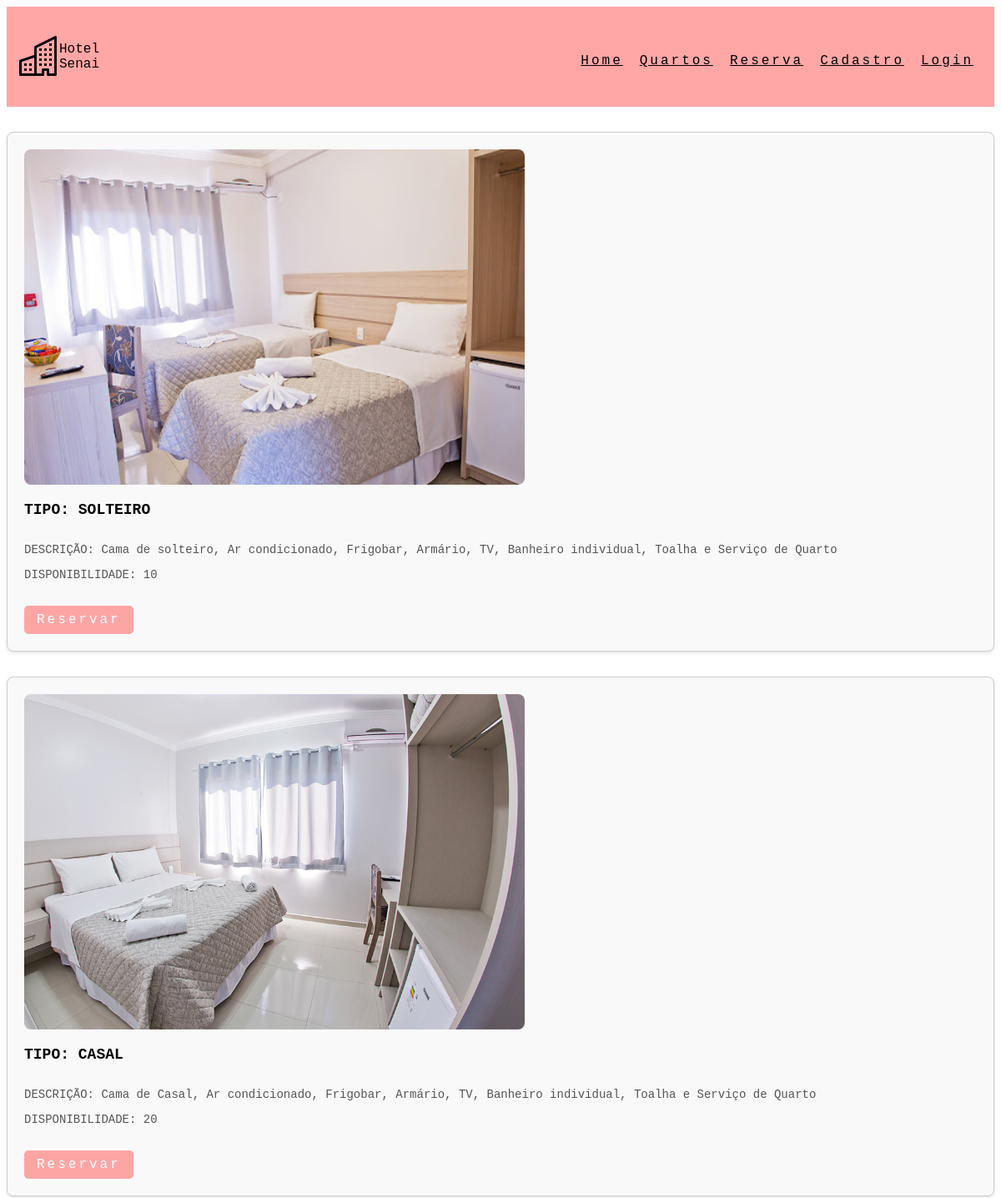
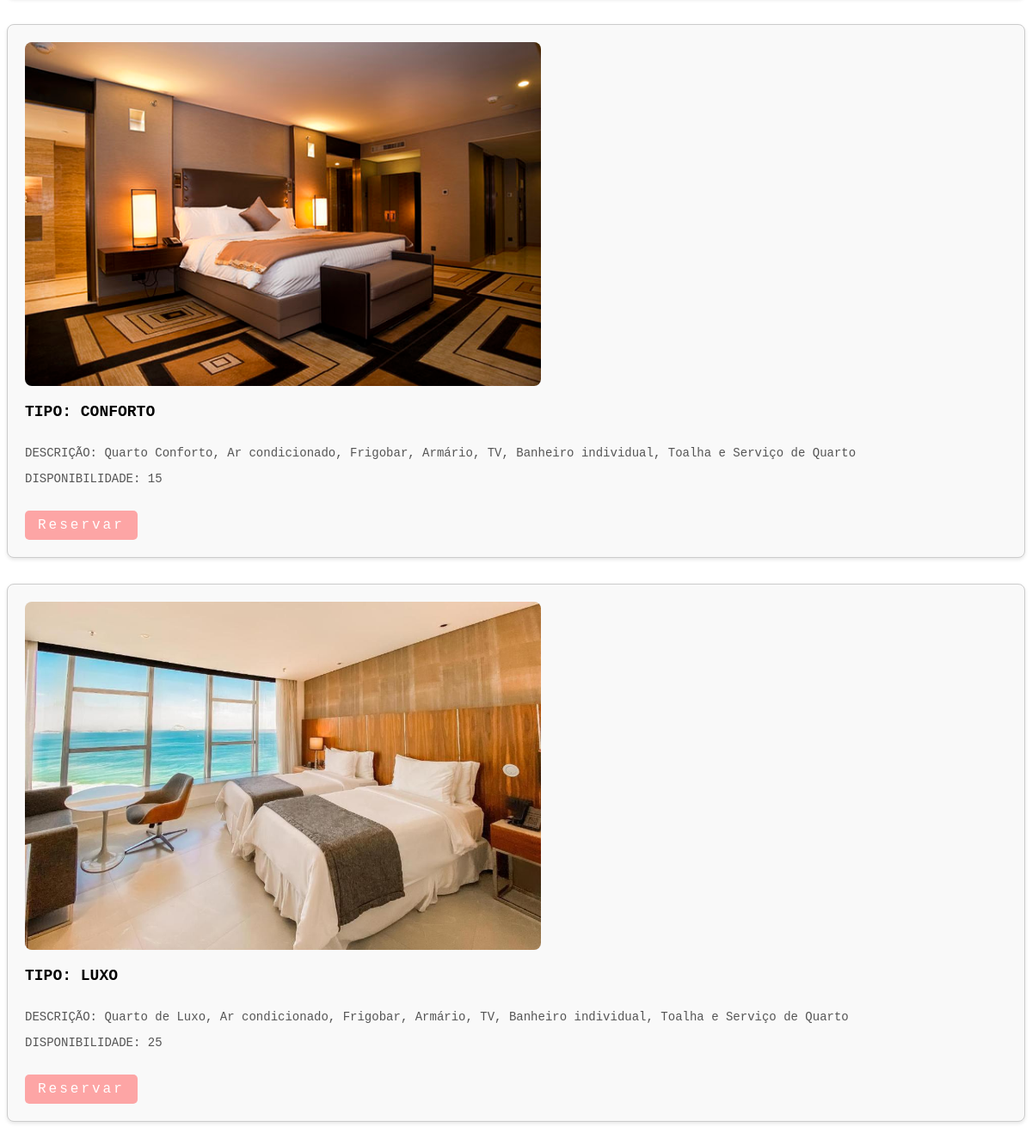
The page /quartos on the database its author committed (2 pictures, top to bottom).
### hotel/models.py (models this page shows, shortened)
class quarto(models.Model):
    tipo = models.CharField(max_length=15, choices=TIPOS_QUARTOS)
    disponibilidade = models.IntegerField()
    valor = models.FloatField(max_length=4)
    descricao = models.TextField(max_length=255)
    foto_quarto = models.ImageField(upload_to="Foto_Quarto/")

### hotel/views.py (the view)
# urls.py: path('quartos', views.quartos, name='quartos'),
def quartos(request):
    context = {}
    context2 = {}
    dados_quarto = quarto.objects.all()
    dados_hotel = hotel.objects.all()
    context["dados_quarto"] = dados_quarto
    return render(request, 'quartos.html', context)

### hotel/templates/quartos.html (shortened to what this page needs)
{% extends 'index.html' %}
{% load static %}
{% block body %}
{% for item in dados_quarto %}
<div class="styleQuartos">
    <img src="{{ item.foto_quarto.url }}" class="card-img-top" alt="Logo">
    <h5 class="card-title">TIPO: {{ item.tipo}}</h5>
    <p class="card-text">DESCRIÇÃO: {{ item.descricao }}</p>
    <p class="card-text">DISPONIBILIDADE: {{ item.disponibilidade }}</p>
    <a href="{% url 'nome' %}" class="btn" style="background-color: #ff8181b1; color: #fff;">Reservar</a>
</div>
{% endfor %}
{% endblock %}

### static/css/navStyle.css (style rules this page uses)
a { max-width: 400px; display: flex; margin-top: 10px; color: #000000; font-family: 'Courier New', Courier, monospace; padding: 10px; letter-spacing: 3px; }

### static/css/quartosStyle.css (style rules this page uses)
.styleQuartos { font-family: 'Courier New', Courier, monospace; padding: 20px; border: 1px solid #ccc; border-radius: 8px; margin-bottom: 20px; margin-top: 30px; background-color: #f9f9f9; box-shadow: 0px 2px 4px rgba(0, 0, 0, 0.1); }
.styleQuartos img { width: 100%; max-width: 600px; height: auto; border-radius: 8px; }
.styleQuartos .card-title { font-size: 18px; margin-top: 15px; }
.styleQuartos .card-text { font-size: 14px; color: #555; margin-top: 10px; }
.styleQuartos a.btn { display: inline-block; margin-top: 15px; padding: 8px 15px; text-decoration: none; border-radius: 5px; background-color: #ff8181b1; color: #fff; transition: background-color 0.3s ease; }

### rows shown on the page
quarto: foto_quarto (picture), tipo "SOLTEIRO", descricao "Cama de solteiro, Ar condicionado, Frigobar, Armário, TV, Banheiro individual, Toalha e Serviço de Quarto", disponibilidade "10"
quarto: foto_quarto (picture), tipo "CASAL", descricao "Cama de Casal, Ar condicionado, Frigobar, Armário, TV, Banheiro individual, Toalha e Serviço de Quarto", disponibilidade "20"
quarto: foto_quarto (picture), tipo "CONFORTO", descricao "Quarto Conforto, Ar condicionado, Frigobar, Armário, TV, Banheiro individual, Toalha e Serviço de Quarto", disponibilidade "15"
quarto: foto_quarto (picture), tipo "LUXO", descricao "Quarto de Luxo, Ar condicionado, Frigobar, Armário, TV, Banheiro individual, Toalha e Serviço de Quarto", disponibilidade "25"
